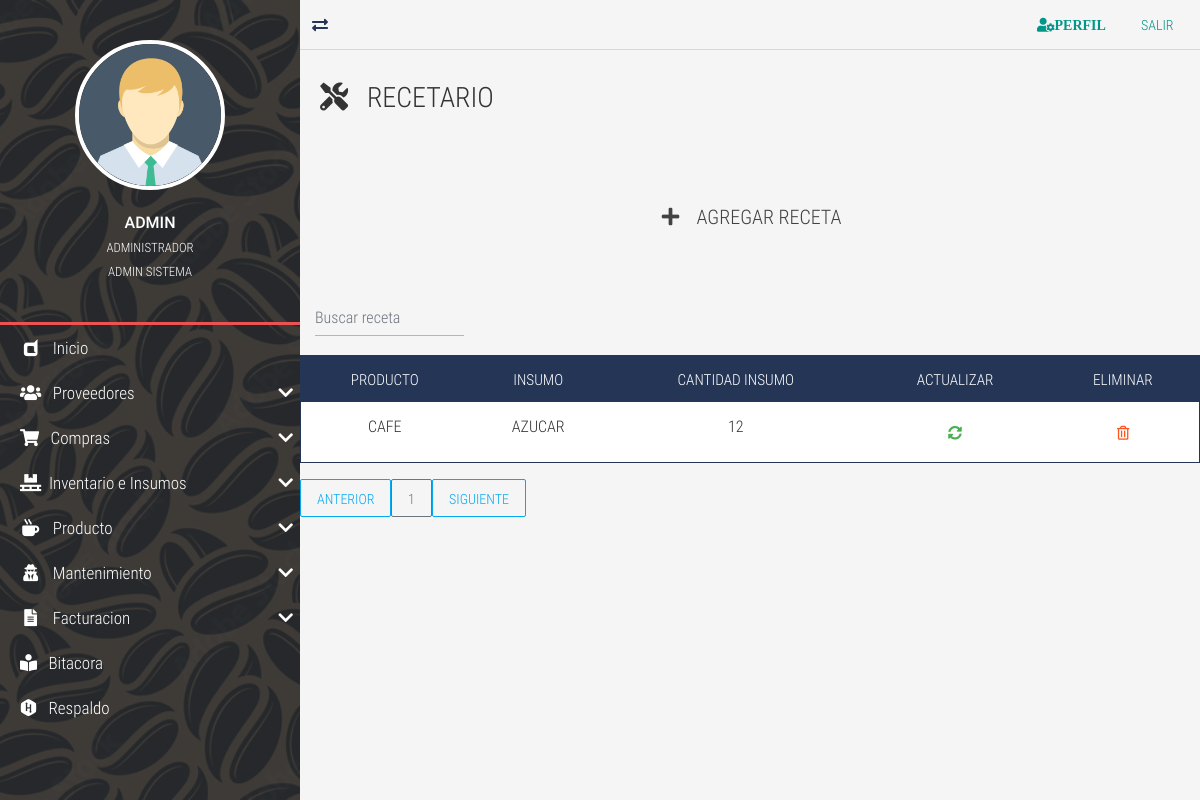
The app's page /recetario-list/ (signed in), older data.
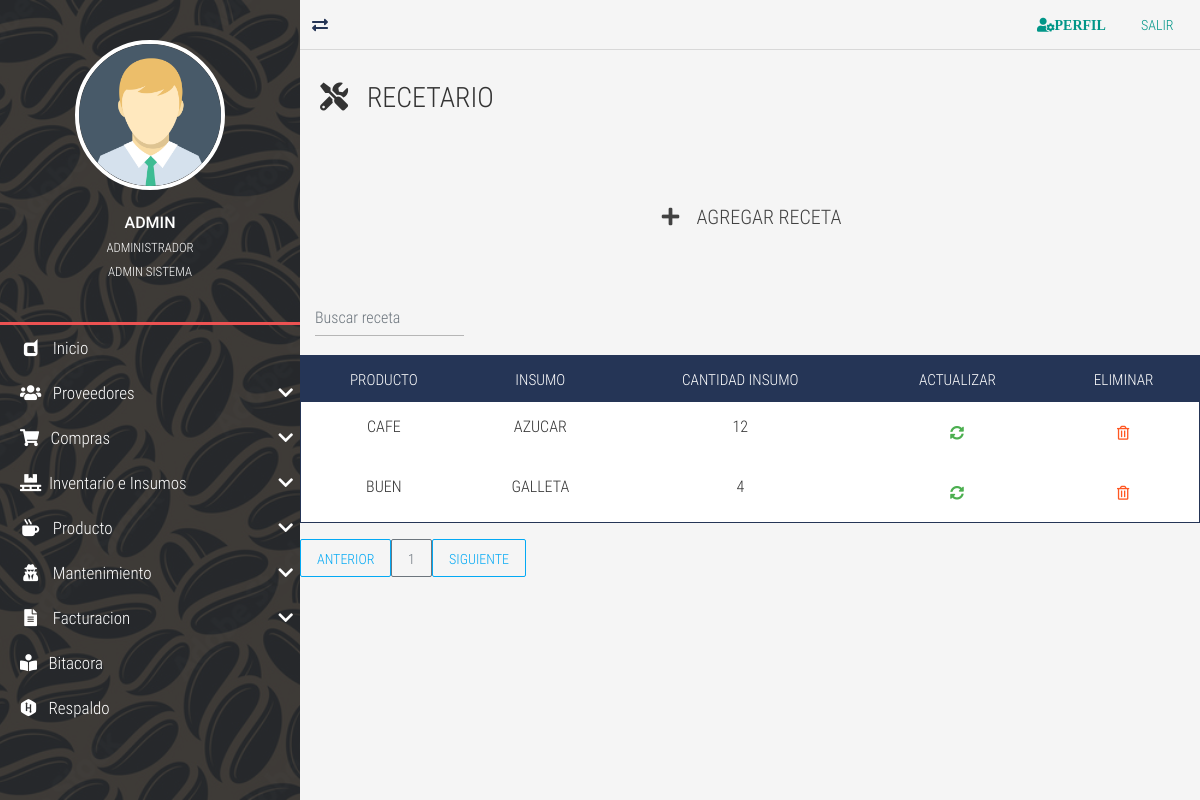
The same page, newer data.
### tables this page shows
CREATE TABLE `TBL_recetario` (
  `id_recetario` int NOT NULL AUTO_INCREMENT,
  `id_producto` int DEFAULT NULL,
  `id_insumo` int DEFAULT NULL,
  `cant_insumo` int DEFAULT NULL,
  PRIMARY KEY (`id_recetario`),
  KEY `FK_produ_recetario_idx` (`id_producto`),
  KEY `FK_insumo_recetario_idx` (`id_insumo`),
  CONSTRAINT `FK_TBL_recetario_TBL_insumos` FOREIGN KEY (`id_insumo`) REFERENCES `TBL_insumos` (`id_insumos`),
  CONSTRAINT `FK_TBL_recetario_TBL_producto` FOREIGN KEY (`id_producto`) REFERENCES `TBL_producto` (`id_producto`)
);

CREATE TABLE `TBL_producto` (
  `id_producto` int NOT NULL AUTO_INCREMENT,
  `nom_producto` varchar(45) DEFAULT NULL,
  `id_tipo_produ` int DEFAULT NULL,
  `des_produ` varchar(45) DEFAULT NULL,
  `precio_produ` decimal(5,2) DEFAULT NULL,
  `foto_produ` varchar(45) DEFAULT NULL COMMENT 'CAMBIAR A FORMATO DE FOTO',
  PRIMARY KEY (`id_producto`),
  KEY `FK_idproducto_tippro_idx` (`id_tipo_produ`),
  CONSTRAINT `FK_TBL_producto_TBL_tipo_producto` FOREIGN KEY (`id_tipo_produ`) REFERENCES `TBL_tipo_producto` (`id_tipo_produ`)
);

CREATE TABLE `TBL_insumos` (
  `id_insumos` int NOT NULL AUTO_INCREMENT,
  `nom_insumo` varchar(45) DEFAULT NULL,
  `id_categoria` int DEFAULT NULL,
  `cant_max` int DEFAULT NULL,
  `cant_min` int DEFAULT NULL,
  `unidad_medida` enum('LB','UN','L','GAL') DEFAULT NULL,
  PRIMARY KEY (`id_insumos`),
  KEY `FK_categoria_insumos_idx` (`id_categoria`),
  CONSTRAINT `FK_categoria_insumos` FOREIGN KEY (`id_categoria`) REFERENCES `TBL_categoria_produ` (`id_categoria`)
);

### controladores/vistasControlador.php (called while the page is built, shortened)
<?php
	class vistasControlador extends vistasModelo{
		public function obtener_plantilla_controlador(){
			return require_once "./vistas/plantilla.php";
		}
	}

### index.php (called while the page is built, shortened)
<?php
	require_once "./controladores/vistasControlador.php";
	$plantilla = new vistasControlador();
	$plantilla->obtener_plantilla_controlador();

### vistas/contenidos/recetario-list-view.php (the view, shortened to what this page needs)
<div class="full-box page-header">
	<h3 class="text-left">
		<i class="fas fa-tools"></i> &nbsp; RECETARIO
	</h3>
</div>
<div class="container-fluid">
	<ul class="full-box list-unstyled page-nav-tabs">
		<li>
			<div class="btn btn-dark btn-lg" data-toggle="modal" data-target="#ModalCrear"><i class="fas fa-plus fa-fw"></i> &nbsp; AGREGAR RECETA</div>
		</li>
	</ul>
</div>
<?php
	$where="";
?>
<div class="container-fluid">
  <form class="d-flex">
      <input class="form-control me-2 light-table-filter" data-table="table_id" type="text"
      placeholder="Buscar receta">
</form>
</div>
      <table class="table table-striped table-dark table_id text-center" id="tblDatos">
        <thead>
        <tr>
            <th>PRODUCTO</th>
            <th>INSUMO</th>
			<th>CANTIDAD INSUMO</th>
            <th>ACTUALIZAR</th>
			<th>ELIMINAR</th>
            </tr>
        </thead>
        <tbody>
		<?php
			include ("./cone.php");
			$SQL="SELECT p.id_producto, p.nom_producto, i.id_insumos, i.nom_insumo, r.id_recetario, r.cant_insumo FROM TBL_recetario r
			inner JOIN TBL_producto p ON p.id_producto = r.id_producto
			inner JOIN TBL_insumos i ON i.id_insumos = r.id_insumo
			$where";
			$dato = mysqli_query($conexion, $SQL);
			if($dato -> num_rows >0){
				while($fila=mysqli_fetch_array($dato)){
			?>
		<tr>
			<td><?php echo $fila['nom_producto']; ?></td>
			<td><?php echo $fila['nom_insumo']; ?></td>
			<td><?php echo $fila['cant_insumo']; ?></td>
			<td>
				<div class="btn btn-success" data-toggle="modal" data-target="#ModalActualizar<?php echo $fila['id_recetario'];?>">
					<i class="fas fa-sync-alt"> </i>
				</div>
			</td>
			<td>
				<form class="FormularioAjax" action="<?php echo SERVERURL; ?>ajax/recetarioAjax.php" method="POST" data-form="delete" autocomplete="off">
				<button type="submit" class="btn btn-warning">
					<i class="far fa-trash-alt"></i>
				</button>
				</form>
			</td>
		</tr>
		<?php
			}
				}else{
		?>
		<tr class="text-center">
		<td colspan="16">No existen registros</td>
		</tr>
    <?php
		}
	?>
		</tbody>
  </table>
<div id="paginador" class=""></div>

Row changes from the older to the newer data that the page shows:
added tbl_recetario: id_producto.nom_producto "BUEN", id_insumo.nom_insumo "GALLETA", cant_insumo "4"
